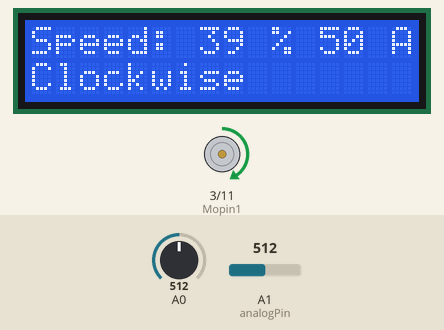
Bench run of a sketch on a simulated Arduino Uno, built with avr-gcc and run on an emulated ATmega328P. Shown: 16×2 character LCD, motor-driver pin pairs drawn as motors (green arrow = first pin HIGH = forward, orange = second pin HIGH = backward, longer = more drive). The inputs (shaded band) are chosen by the test bench; at power-on: A1 (analogPin) = 512, A0 = 512.

Above: at 1.28 s.
1.3 s: A1 (analogPin) set to 152
At 1.62 s:
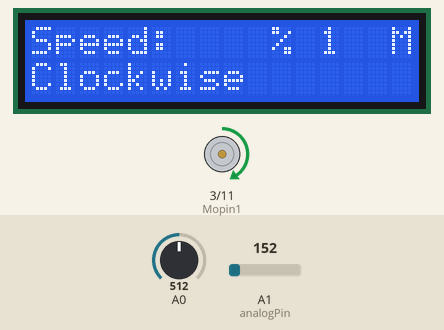
3.4 s: A1 (analogPin) set to 135
At 3.6 s:
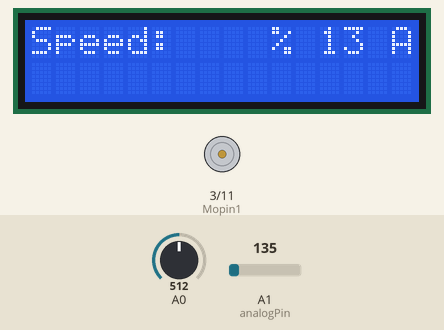
5.4 s: A0 set to 467
6.9 s: A0 set to 435
8.4 s: A1 (analogPin) set to 122
At 9.6 s:
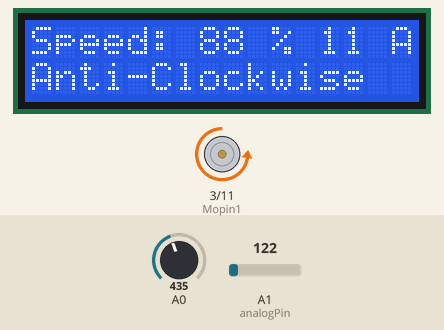
9.9 s: A1 (analogPin) set to 166
At 11.2 s:
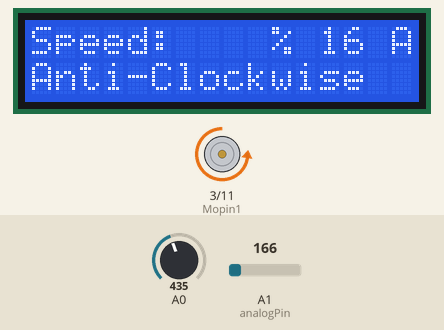
11.5 s: A1 (analogPin) set to 196
At 12.7 s:
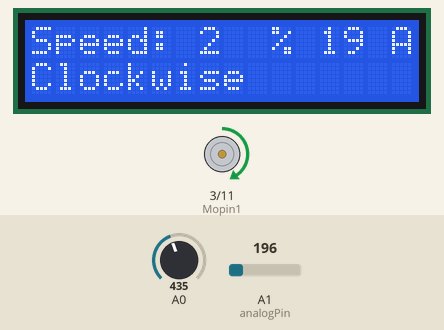
Timing chart, 0 to 14.1 s (numbered marks = the images above; inputs shaded):
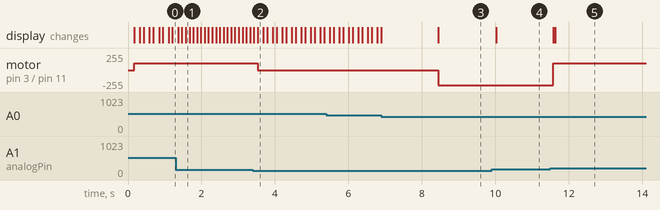

The sketch:

Lab_4_source_code_new.ino
```cpp
//This code controls the speed and direction of a Motor. There are two modes which are
//manual mode and automatic mode. In the manual mode, the buttons are used to control
//the speed and direction of the Motor. In the automatic mode, a phototransistor is used
//to control the speed and direction of the Motor.

//Code written by Puvithan Velauthan
//Date the code was written : 16/05/21

// include the library code:
#include <LiquidCrystal.h>

// initialize the library with the numbers of the
//interface pins
LiquidCrystal lcd(8, 9, 4, 5, 6, 7);

//The variables which are used in the manual mode are declared

int ModeType; // The variable ModeType is used to switch from manual mode to automatic mode
int lcd_key;
int Mopin1 = 3;
int Mopin2 = 11;
int count; // The variable count is used to control the speed of the motor in the manual mode

//The variables which are used in the automatic mode are declared

int val = 0; //The variable val is used to store the light level measured by the phototransistor
int spd = 0; //The variable spd is used to control the speed of the motor in the automatic mode
int result = 0; //The variable result is used to store the value of the light level from 0 to 100
int analogPin = A1;

//The pin numbers are declared to each of the buttons
#define btnRIGHT 0
#define btnUP 1
#define btnDOWN 2
#define btnLEFT 3
#define btnSELECT 4
#define btnNONE 5

//All the  buttons are connected to the analogue zero port on the Arduino via a chain of resistors.
//Therefore, the resistance changes depending on which button you press
int read_LCD_buttons(){
int adc_key_in = analogRead(0);
if (adc_key_in > 1000) return btnNONE;
if (adc_key_in < 50) return btnRIGHT;
if (adc_key_in < 250) return btnUP;
if (adc_key_in < 350) return btnDOWN;
if (adc_key_in < 450) return btnLEFT;
if (adc_key_in < 750) return btnSELECT;
return btnNONE;
}

void setup(){
  // put your setup code here, to run once:
 lcd.begin(16, 2); //This tells the Arduino that the screen size is 16 characters by 2
 // Print a message to the LCD.
 lcd.clear();

 pinMode(Mopin1, OUTPUT);
 pinMode(Mopin2, OUTPUT);

 ModeType = 1; //The variable ModeType is assigned to a value of 1
}

void loop() {
  lcd_key = read_LCD_buttons();

//The value of the variable ModeType changes when the select button is pressed

if (lcd_key == btnSELECT){
  ModeType = -ModeType;
}
delay(100);

//If the variable ModeType has a value of 1, then the manual part of the code is executed
if (ModeType == 1){
lcd.setCursor(0,0);
lcd.print("Speed:");
lcd.setCursor(7, 0);
lcd.print ("     ");
lcd.setCursor(10, 0);
lcd.print ("%");
lcd.setCursor(13, 0);
lcd.print ("  ");
lcd.setCursor(15, 0);
lcd.print ("M"); //The LCD displays M to indicate that it is in the manual mode

//If the right button is pressed then, the motor spins in the clockwise direction
if (lcd_key == btnRIGHT){
  Mopin1 = 3;
  Mopin2 = 11;
  lcd.setCursor(0,1);
  lcd.print ("Clockwise");
  delay(50);
  lcd.print("                ");
}

//If the left button is pressed then, the motor spins in the anti-clockwise direction
if (lcd_key == btnLEFT){
  Mopin1 = 11;
  Mopin2 = 3;
  lcd.setCursor(0,1);
  lcd.print ("Anti-Clockwise");
  delay(50);
  lcd.print("                ");
}

//If the up button is pressed then, the speed of the motor is increased
if (lcd_key == btnUP) {
  lcd_key = read_LCD_buttons();
  lcd.setCursor(7,0);
  //Displays the speed of the motor as a percentage
  lcd.print((++count)*100/255); //The "++" increments the count by 1
  delay (100);
  lcd.print(" ");
}

//If the down button is pressed then, the speed of the motor is decreased
if (lcd_key == btnDOWN) {
  lcd_key = read_LCD_buttons();
  lcd.setCursor(7,0);
  //Displays the speed of the motor as a percentage
  lcd.print((--count)*100/255); //The "--" decrements the count by 1
  delay (100);
  lcd.print(" ");
}

//Controls the speed of the motor
if (count > 0) {
 analogWrite(Mopin1, count);
 analogWrite(Mopin2, LOW);
}

}

//If the variable ModeType has a value of -1, then the automatic part of the code is executed
if (ModeType == -1){
lcd.setCursor(0,0);
lcd.print("Speed:");
lcd.setCursor(7, 0);
lcd.print ("     ");
lcd.setCursor(10, 0);
lcd.print ("%");
lcd.setCursor(13, 0);
lcd.print ("  ");
lcd.setCursor(15, 0);
lcd.print ("A"); //The LCD displays A to indicate that it is in the automatic mode

val = analogRead(A1); //The variable val stores the light level measured by the phototransistor
result = map(val, 0, 1023, 0, 100); //The variable result stores the value of the light level from 0 to 100
lcd.setCursor(12,0);
lcd.print(result); //Displays the value of the light level from 0 to 100

//if the light level is above the normal ambient room level, the motor turns
//clockwise
if (result > 17) {
 spd = map(result, 17 , 100, 0, 255);//makes sure that motor starts from 0 to 100%
 analogWrite(Mopin1, spd);
 analogWrite(Mopin2, LOW);
 lcd.setCursor(7,0);
 lcd.print((spd)*100/255); //Displays the speed of the motor as a percentage
 lcd.setCursor(0,1);
 lcd.print ("Clockwise"); //Displays that the motor is spinning in the clockwise direction
 delay(50);
 lcd.print("                ");
}


//if the light level is below the ambient light level, the motor turns anti-clockwise
if (result < 12) {
 spd = map(val, 0, 1023, 0, 255); //The variable spd stores the value of the light level from 0 to 255
 analogWrite(Mopin2, (255-spd));
 analogWrite(Mopin1, LOW);
 lcd.setCursor(7,0);
 lcd.print((255-spd)*100/255); //Displays the speed of the motor as a percentage
 lcd.setCursor(0,1);
 lcd.print ("Anti-Clockwise"); //Displays that the motor is spinning in the anti-clockwise direction
 delay(50);
 lcd.print("                ");
}

//if the light level is at the ambient level the motor does not turn at all
if (result == 13) { //Defining ambient level as 13
  analogWrite(Mopin1, 0); //Turns the motor off
  analogWrite(Mopin2, LOW);
  lcd.setCursor(0,1);
  lcd.print ("                ");
  delay(50);
}
}

}
```

Measured:
- the behaviour switches between 144 and 143 on A1 (analogPin) (found by bisection; images 1 and 2)
- the behaviour switches between 184 and 185 on A1 (analogPin) (found by bisection; images 4 and 5)
- after the input at 1.3 s, the display: first differs from a run without the input after 0.17 s (image 1 shows a later state)
- after the input at 3.4 s, motor on pin 3 (Mopin1) / pin 11 (Mopin2): forward 101/255 → stopped after 0.13 s; the display: first differs from a run without the input after 0.13 s (image 2)
- after the input at 6.9 s, every drawn part: stays the same
- after the input at 8.4 s, motor on pin 3 (Mopin1) / pin 11 (Mopin2): stopped → backward 225/255 after 0.05 s; the display: changes after 0.05 s (image 3)
- after the input at 9.9 s, the display: changes after 0.13 s (image 4)
- after the input at 11.5 s, motor on pin 3 (Mopin1) / pin 11 (Mopin2): backward 225/255 → forward 101/255 after 0.08 s; the display: first changes after 0.08 s (image 5 shows a later state)
